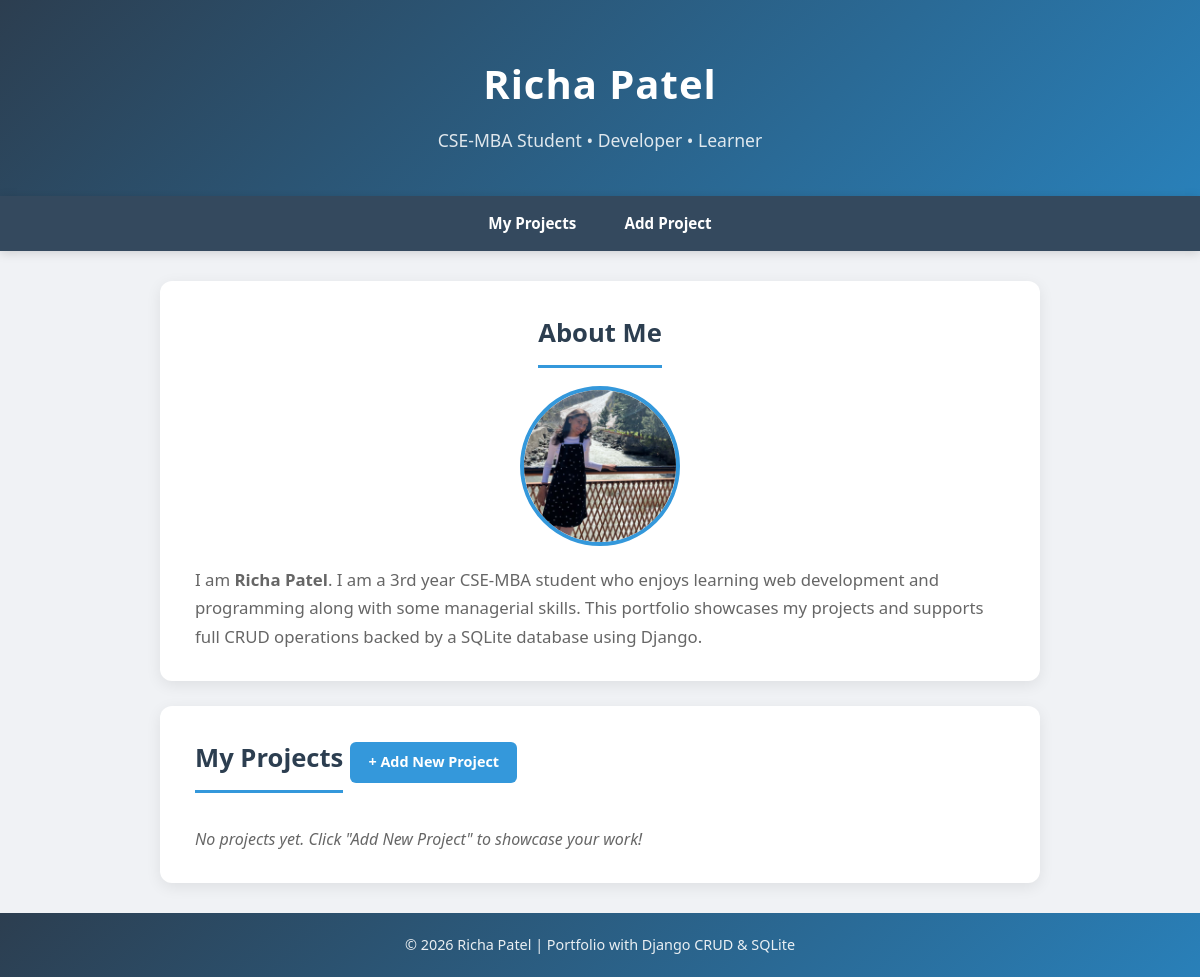
Before: / with the older database file.
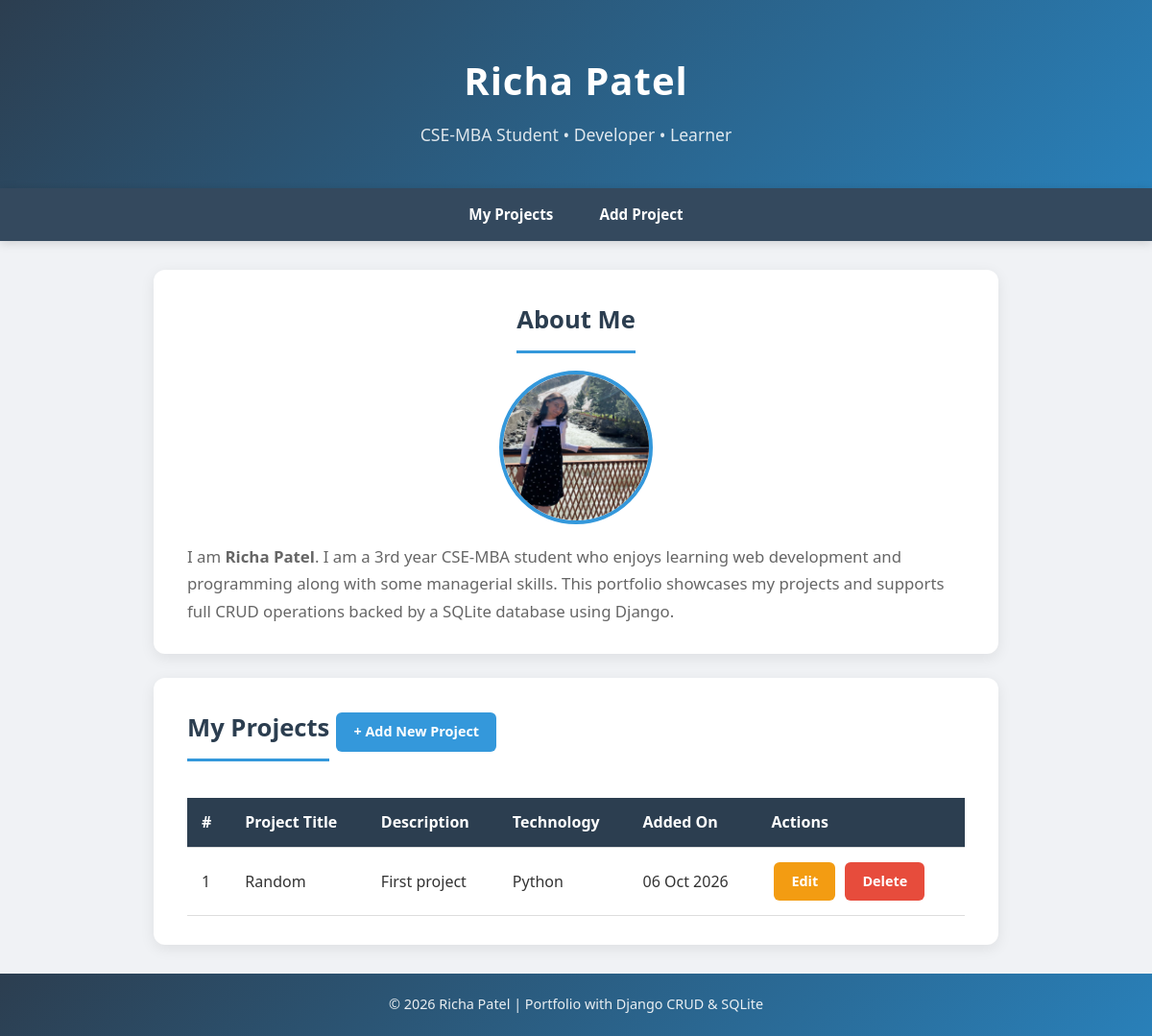
After: the same page with the newer database file.
### crud/models.py (models this page shows, shortened)
class Project(models.Model):
    title = models.CharField(max_length=200)
    description = models.TextField()
    technology = models.CharField(max_length=200)
    created_at = models.DateTimeField(auto_now_add=True)

### crud/views.py (the view)
# urls.py: path('', views.project_list, name='project_list'),
def project_list(request):
    projects = Project.objects.all().order_by('-created_at')
    return render(request, 'crud/project_list.html', {'projects': projects})

### crud/templates/crud/project_list.html (shortened to what this page needs)
{% extends 'crud/base.html' %}
{% block content %}
<section>
    <h2>My Projects</h2>
    <a href="{% url 'project_create' %}" class="btn btn-add">+ Add New Project</a>
    {% if projects %}
    <table>
        <thead>
            <tr>
                <th>#</th>
                <th>Project Title</th>
                <th>Description</th>
                <th>Technology</th>
                <th>Added On</th>
                <th>Actions</th>
            </tr>
        </thead>
        <tbody>
            {% for project in projects %}
            <tr>
                <td>{{ forloop.counter }}</td>
                <td>{{ project.title }}</td>
                <td>{{ project.description|truncatewords:12 }}</td>
                <td>{{ project.technology }}</td>
                <td>{{ project.created_at|date:"d M Y" }}</td>
                <td>
                    <a href="{% url 'project_update' project.pk %}" class="btn btn-edit">Edit</a>
                    <a href="{% url 'project_delete' project.pk %}" class="btn btn-delete">Delete</a>
                </td>
            </tr>
            {% endfor %}
        </tbody>
    </table>
    {% else %}
    <p class="empty-msg">No projects yet. Click "Add New Project" to showcase your work!</p>
    {% endif %}
</section>
{% endblock %}

### crud/templates/crud/base.html (shortened to what this page needs)
<!DOCTYPE html>
<html lang="en">
<head>
    {% load static %}
    <link rel="stylesheet" href="{% static 'crud/style.css' %}">
</head>
<body>
    <header>
        <h1>Richa Patel</h1>
        <p>CSE-MBA Student &bull; Developer &bull; Learner</p>
    </header>
    <nav>
        <a href="{% url 'project_list' %}">My Projects</a>
        <a href="{% url 'project_create' %}">Add Project</a>
    </nav>
    <div class="container">
        <section id="about">
            <h2>About Me</h2>
            <img src="{% static 'crud/ABDL9962.JPG' %}" alt="Richa Patel – Profile Photo">
            <p>
                I am <b>Richa Patel</b>. I am a 3rd year CSE-MBA student who enjoys learning web development and programming along with some managerial skills.
                This portfolio showcases my projects and supports full CRUD operations backed by a SQLite database using Django.
            </p>
        </section>
        {% block content %}{% endblock %}
    </div>
    <footer>
        <p>&copy; 2026 Richa Patel | Portfolio with Django CRUD &amp; SQLite</p>
    </footer>
</body>
</html>

### crud/static/crud/style.css (style rules this page uses)
:root { --primary: #2c3e50; --primary-light: #34495e; --accent: #3498db; --accent-dark: #2980b9; --bg: #f0f2f5; --white: #ffffff; --text: #333333; --text-light: #666666; --shadow: 0 4px 15px rgba(0, 0, 0, 0.08); --shadow-hover: 0 8px 25px rgba(0, 0, 0, 0.15); --radius: 12px; --transition: 0.3s ease; }
* { margin: 0; padding: 0; box-sizing: border-box; }
html { scroll-behavior: smooth; }
body { font-family: 'Segoe UI', Tahoma, Geneva, Verdana, sans-serif; background: var(--bg); color: var(--text); line-height: 1.7; }
header { background: linear-gradient(135deg, var(--primary) 0%, var(--accent-dark) 100%); color: var(--white); text-align: center; padding: 50px 20px 40px; }
header h1 { font-size: 2.5rem; font-weight: 700; margin-bottom: 8px; letter-spacing: 1px; }
header p { font-size: 1.1rem; opacity: 0.85; font-weight: 300; }
nav { background: var(--primary-light); text-align: center; padding: 14px 20px; position: sticky; top: 0; z-index: 100; box-shadow: 0 2px 10px rgba(0, 0, 0, 0.15); }
nav a { color: var(--white); text-decoration: none; margin: 0 18px; font-weight: 600; font-size: 0.95rem; padding: 6px 4px; position: relative; transition: color var(--transition); }
nav a::after { content: ''; position: absolute; bottom: 0; left: 0; width: 0%; height: 2px; background: var(--accent); transition: width var(--transition); }
.container { width: 85%; max-width: 900px; margin: 30px auto; padding: 0 10px; }
section { background: var(--white); margin: 25px 0; padding: 30px 35px; border-radius: var(--radius); box-shadow: var(--shadow); transition: transform var(--transition), box-shadow var(--transition); }
h2 { color: var(--primary); font-size: 1.6rem; margin-bottom: 18px; padding-bottom: 10px; border-bottom: 3px solid var(--accent); display: inline-block; }
#about { text-align: center; }
#about p { text-align: left; color: var(--text-light); font-size: 1.05rem; }
img { width: 160px; height: 160px; border-radius: 50%; display: block; margin: 0 auto 20px; border: 4px solid var(--accent); object-fit: cover; transition: transform var(--transition), box-shadow var(--transition); }
footer { background: linear-gradient(135deg, var(--primary) 0%, var(--accent-dark) 100%); color: var(--white); text-align: center; padding: 20px; margin-top: 30px; font-size: 0.9rem; }
footer p { opacity: 0.9; }
table { width: 100%; border-collapse: collapse; margin-top: 20px; }
th, td { padding: 12px 15px; text-align: left; border-bottom: 1px solid #ddd; }
th { background: var(--primary); color: var(--white); font-weight: 600; }
.btn { display: inline-block; padding: 8px 18px; border-radius: 6px; text-decoration: none; font-weight: 600; font-size: 0.9rem; cursor: pointer; border: none; transition: all var(--transition); margin: 3px; }
.btn-add { background: var(--accent); color: var(--white); }
.btn-edit { background: #f39c12; color: var(--white); }
.btn-delete { background: #e74c3c; color: var(--white); }

Changed rows visible on the page:
added Project: title "Random", description "First project", technology "Python", created_at "06 Oct 2026"
Other visible differences:
text no longer shown: "No projects yet. Click \"Add New Project\" to showcase your work!"
text now shown: "# Project Title Description Technology Added On Actions"
